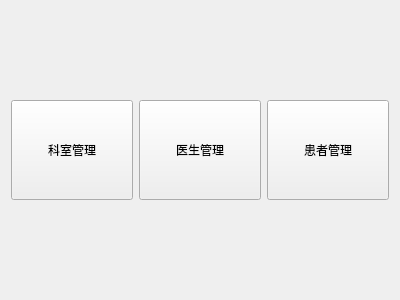
<?xml version="1.0" encoding="UTF-8"?>
<ui version="4.0">
 <class>WelcomeView</class>
 <widget class="QWidget" name="WelcomeView">
  <property name="geometry">
   <rect>
    <x>0</x>
    <y>0</y>
    <width>400</width>
    <height>300</height>
   </rect>
  </property>
  <property name="windowTitle">
   <string>欢迎</string>
  </property>
  <layout class="QVBoxLayout" name="verticalLayout">
   <item>
    <spacer name="verticalSpacer">
     <property name="orientation">
      <enum>Qt::Vertical</enum>
     </property>
     <property name="sizeHint" stdset="0">
      <size>
       <width>20</width>
       <height>81</height>
      </size>
     </property>
    </spacer>
   </item>
   <item>
    <layout class="QHBoxLayout" name="horizontalLayout">
     <item>
      <widget class="QPushButton" name="btDepartment">
       <property name="minimumSize">
        <size>
         <width>100</width>
         <height>100</height>
        </size>
       </property>
       <property name="maximumSize">
        <size>
         <width>200</width>
         <height>200</height>
        </size>
       </property>
       <property name="text">
        <string>科室管理</string>
       </property>
      </widget>
     </item>
     <item>
      <widget class="QPushButton" name="btDoctor">
       <property name="minimumSize">
        <size>
         <width>100</width>
         <height>100</height>
        </size>
       </property>
       <property name="maximumSize">
        <size>
         <width>200</width>
         <height>200</height>
        </size>
       </property>
       <property name="text">
        <string>医生管理</string>
       </property>
      </widget>
     </item>
     <item>
      <widget class="QPushButton" name="btPatient">
       <property name="minimumSize">
        <size>
         <width>100</width>
         <height>100</height>
        </size>
       </property>
       <property name="maximumSize">
        <size>
         <width>200</width>
         <height>200</height>
        </size>
       </property>
       <property name="text">
        <string>患者管理</string>
       </property>
      </widget>
     </item>
    </layout>
   </item>
   <item>
    <spacer name="verticalSpacer_2">
     <property name="orientation">
      <enum>Qt::Vertical</enum>
     </property>
     <property name="sizeHint" stdset="0">
      <size>
       <width>20</width>
       <height>81</height>
      </size>
     </property>
    </spacer>
   </item>
  </layout>
 </widget>
 <resources/>
 <connections/>
</ui>
